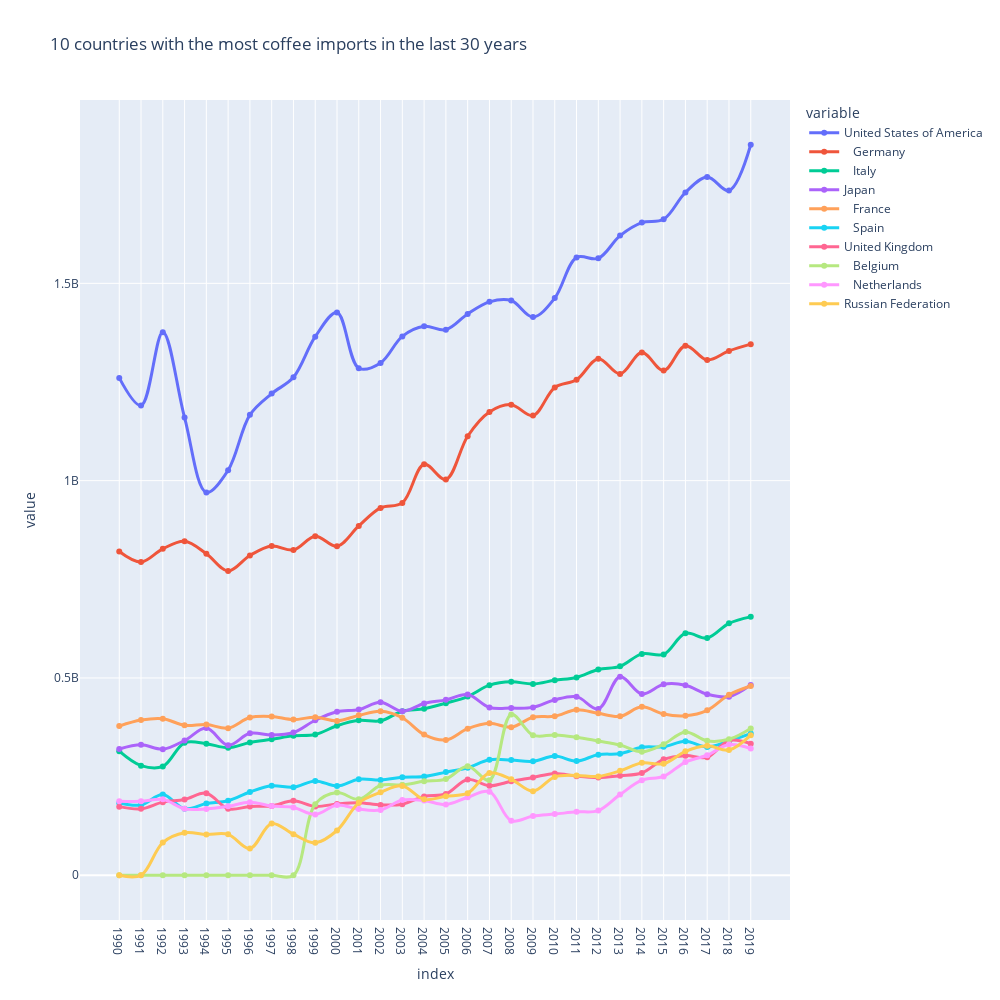

The notebook cell this image was saved under:
### Code cell
# function to plot the data
def production_coffee_imports(df, title):
    Años = df.index
    Consumo_Domestico = df.columns.values
    fig = px.line(df, x=Años, y= Consumo_Domestico, title=title, markers=True)
    fig.update_layout(width=1000, height=1000)
    

    fig.update_traces(patch={"line":{"dash":"solid","shape":"spline","width":3}})
    fig.show()


production_coffee_imports(df_year_coffee_import, '10 countries with the most coffee imports in the last 30 years')

### Figure 1 — Plotly figure (JSON) as saved in the notebook; plotly's stock layout.template omitted (floating-point values rounded to 4 significant figures)
{"data": [{"hovertemplate": "variable=United States of America<br>index=%{x}<br>value=%{y}<extra></extra>", "legendgroup": "United States of America", "line": {"color": "#636efa", "dash": "solid", "shape": "spline", "width": 3}, "marker": {"symbol": "circle"}, "mode": "lines+markers", "name": "United States of America", "orientation": "v", "showlegend": true, "type": "scatter", "x": ["1990", "1991", "1992", "1993", "1994", "1995", "1996", "1997", "1998", "1999", "2000", "2001", "2002", "2003", "2004", "2005", "2006", "2007", "2008", "2009", "2010", "2011", "2012", "2013", "2014", "2015", "2016", "2017", "2018", "2019"], "xaxis": "x", "y": [1260420000, 1190400000, 1376340000, 1159740000, 970260000, 1026420000, 1166700000, 1220580000, 1261800000, 1364760000, 1426020000, 1284900000, 1298340000, 1365600000, 1391040000, 1382520000, 1422540000, 1453140000, 1456620000, 1414680000, 1462680000, 1565580000, 1563360000, 1620960000, 1653900000, 1662480000, 1730280000, 1769280000, 1735080000, 1851240000], "yaxis": "y"}, {"hovertemplate": "variable=   Germany<br>index=%{x}<br>value=%{y}<extra></extra>", "legendgroup": "   Germany", "line": {"color": "#EF553B", "dash": "solid", "shape": "spline", "width": 3}, "marker": {"symbol": "circle"}, "mode": "lines+markers", "name": "   Germany", "orientation": "v", "showlegend": true, "type": "scatter", "x": ["1990", "1991", "1992", "1993", "1994", "1995", "1996", "1997", "1998", "1999", "2000", "2001", "2002", "2003", "2004", "2005", "2006", "2007", "2008", "2009", "2010", "2011", "2012", "2013", "2014", "2015", "2016", "2017", "2018", "2019"], "xaxis": "x", "y": [820260000, 793740000, 827340000, 846420000, 814980000, 771120000, 810420000, 834300000, 824400000, 859200000, 833700000, 885180000, 930960000, 943620000, 1041360000, 1002960000, 1112580000, 1173840000, 1192560000, 1164960000, 1236180000, 1255560000, 1308960000, 1270440000, 1324680000, 1278960000, 1342080000, 1305900000, 1328820000, 1345920000], "yaxis": "y"}, {"hovertemplate": "variable=   Italy<br>index=%{x}<br>value=%{y}<extra></extra>", "legendgroup": "   Italy", "line": {"color": "#00cc96", "dash": "solid", "shape": "spline", "width": 3}, "marker": {"symbol": "circle"}, "mode": "lines+markers", "name": "   Italy", "orientation": "v", "showlegend": true, "type": "scatter", "x": ["1990", "1991", "1992", "1993", "1994", "1995", "1996", "1997", "1998", "1999", "2000", "2001", "2002", "2003", "2004", "2005", "2006", "2007", "2008", "2009", "2010", "2011", "2012", "2013", "2014", "2015", "2016", "2017", "2018", "2019"], "xaxis": "x", "y": [314520000, 277800000, 275700000, 335640000, 333240000, 323280000, 336480000, 344580000, 353340000, 356580000, 378900000, 392520000, 391380000, 415740000, 421920000, 436140000, 452880000, 481680000, 490320000, 484680000, 494160000, 501300000, 521460000, 529380000, 561000000, 559680000, 613440000, 601200000, 638340000, 654840000], "yaxis": "y"}, {"hovertemplate": "variable=Japan<br>index=%{x}<br>value=%{y}<extra></extra>", "legendgroup": "Japan", "line": {"color": "#ab63fa", "dash": "solid", "shape": "spline", "width": 3}, "marker": {"symbol": "circle"}, "mode": "lines+markers", "name": "Japan", "orientation": "v", "showlegend": true, "type": "scatter", "x": ["1990", "1991", "1992", "1993", "1994", "1995", "1996", "1997", "1998", "1999", "2000", "2001", "2002", "2003", "2004", "2005", "2006", "2007", "2008", "2009", "2010", "2011", "2012", "2013", "2014", "2015", "2016", "2017", "2018", "2019"], "xaxis": "x", "y": [319800000, 330600000, 319560000, 341460000, 373020000, 329340000, 359640000, 355260000, 361620000, 392820000, 414480000, 419760000, 438420000, 415380000, 435240000, 444480000, 457920000, 425160000, 423600000, 425400000, 444420000, 452640000, 421500000, 502860000, 459420000, 483780000, 481560000, 458820000, 452400000, 482400000], "yaxis": "y"}, {"hovertemplate": "variable=   France<br>index=%{x}<br>value=%{y}<extra></extra>", "legendgroup": "   France", "line": {"color": "#FFA15A", "dash": "solid", "shape": "spline", "width": 3}, "marker": {"symbol": "circle"}, "mode": "lines+markers", "name": "   France", "orientation": "v", "showlegend": true, "type": "scatter", "x": ["1990", "1991", "1992", "1993", "1994", "1995", "1996", "1997", "1998", "1999", "2000", "2001", "2002", "2003", "2004", "2005", "2006", "2007", "2008", "2009", "2010", "2011", "2012", "2013", "2014", "2015", "2016", "2017", "2018", "2019"], "xaxis": "x", "y": [378060000, 393180000, 396720000, 380040000, 382140000, 372840000, 399600000, 402240000, 394560000, 400560000, 391200000, 405180000, 415500000, 399120000, 356400000, 342840000, 371460000, 385200000, 375120000, 400200000, 403020000, 419520000, 410460000, 402780000, 426720000, 408540000, 404280000, 418020000, 457440000, 479580000], "yaxis": "y"}, {"hovertemplate": "variable=   Spain<br>index=%{x}<br>value=%{y}<extra></extra>", "legendgroup": "   Spain", "line": {"color": "#19d3f3", "dash": "solid", "shape": "spline", "width": 3}, "marker": {"symbol": "circle"}, "mode": "lines+markers", "name": "   Spain", "orientation": "v", "showlegend": true, "type": "scatter", "x": ["1990", "1991", "1992", "1993", "1994", "1995", "1996", "1997", "1998", "1999", "2000", "2001", "2002", "2003", "2004", "2005", "2006", "2007", "2008", "2009", "2010", "2011", "2012", "2013", "2014", "2015", "2016", "2017", "2018", "2019"], "xaxis": "x", "y": [183180000, 178200000, 204840000, 168780000, 181680000, 188760000, 210900000, 226620000, 223080000, 239160000, 226080000, 243480000, 241560000, 248160000, 250380000, 261360000, 272280000, 292500000, 291840000, 288660000, 302040000, 289260000, 305640000, 308220000, 324360000, 325740000, 339600000, 324840000, 340380000, 359040000], "yaxis": "y"}, {"hovertemplate": "variable=United Kingdom<br>index=%{x}<br>value=%{y}<extra></extra>", "legendgroup": "United Kingdom", "line": {"color": "#FF6692", "dash": "solid", "shape": "spline", "width": 3}, "marker": {"symbol": "circle"}, "mode": "lines+markers", "name": "United Kingdom", "orientation": "v", "showlegend": true, "type": "scatter", "x": ["1990", "1991", "1992", "1993", "1994", "1995", "1996", "1997", "1998", "1999", "2000", "2001", "2002", "2003", "2004", "2005", "2006", "2007", "2008", "2009", "2010", "2011", "2012", "2013", "2014", "2015", "2016", "2017", "2018", "2019"], "xaxis": "x", "y": [173880000, 168360000, 185280000, 191820000, 207960000, 168420000, 174180000, 175740000, 188520000, 174420000, 180720000, 183720000, 178260000, 180120000, 199740000, 205980000, 242760000, 226860000, 238020000, 247860000, 258120000, 250980000, 247560000, 252360000, 259140000, 293700000, 303120000, 299340000, 341280000, 333240000], "yaxis": "y"}, {"hovertemplate": "variable=   Belgium<br>index=%{x}<br>value=%{y}<extra></extra>", "legendgroup": "   Belgium", "line": {"color": "#B6E880", "dash": "solid", "shape": "spline", "width": 3}, "marker": {"symbol": "circle"}, "mode": "lines+markers", "name": "   Belgium", "orientation": "v", "showlegend": true, "type": "scatter", "x": ["1990", "1991", "1992", "1993", "1994", "1995", "1996", "1997", "1998", "1999", "2000", "2001", "2002", "2003", "2004", "2005", "2006", "2007", "2008", "2009", "2010", "2011", "2012", "2013", "2014", "2015", "2016", "2017", "2018", "2019"], "xaxis": "x", "y": [0, 0, 0, 0, 0, 0, 0, 0, 0, 180180000, 209460000, 192540000, 227520000, 229080000, 238080000, 243780000, 276300000, 240840000, 407520000, 354960000, 355440000, 349680000, 340080000, 330120000, 312720000, 332040000, 363120000, 340620000, 344520000, 371940000], "yaxis": "y"}, {"hovertemplate": "variable=   Netherlands<br>index=%{x}<br>value=%{y}<extra></extra>", "legendgroup": "   Netherlands", "line": {"color": "#FF97FF", "dash": "solid", "shape": "spline", "width": 3}, "marker": {"symbol": "circle"}, "mode": "lines+markers", "name": "   Netherlands", "orientation": "v", "showlegend": true, "type": "scatter", "x": ["1990", "1991", "1992", "1993", "1994", "1995", "1996", "1997", "1998", "1999", "2000", "2001", "2002", "2003", "2004", "2005", "2006", "2007", "2008", "2009", "2010", "2011", "2012", "2013", "2014", "2015", "2016", "2017", "2018", "2019"], "xaxis": "x", "y": [187680000, 187260000, 192300000, 168240000, 168000000, 174600000, 185040000, 175440000, 171720000, 153960000, 177960000, 167640000, 165600000, 190560000, 189540000, 179280000, 197580000, 211860000, 138240000, 150120000, 154980000, 160680000, 163800000, 204420000, 240960000, 250560000, 286860000, 304080000, 331200000, 321240000], "yaxis": "y"}, {"hovertemplate": "variable=Russian Federation<br>index=%{x}<br>value=%{y}<extra></extra>", "legendgroup": "Russian Federation", "line": {"color": "#FECB52", "dash": "solid", "shape": "spline", "width": 3}, "marker": {"symbol": "circle"}, "mode": "lines+markers", "name": "Russian Federation", "orientation": "v", "showlegend": true, "type": "scatter", "x": ["1990", "1991", "1992", "1993", "1994", "1995", "1996", "1997", "1998", "1999", "2000", "2001", "2002", "2003", "2004", "2005", "2006", "2007", "2008", "2009", "2010", "2011", "2012", "2013", "2014", "2015", "2016", "2017", "2018", "2019"], "xaxis": "x", "y": [0, 0, 82920000, 107700000, 103560000, 103680000, 67680000, 131100000, 103920000, 82080000, 113400000, 183420000, 210240000, 226320000, 192300000, 200160000, 207900000, 259080000, 243180000, 213180000, 249300000, 253080000, 250500000, 264600000, 284820000, 282600000, 313980000, 328080000, 317280000, 355020000], "yaxis": "y"}], "layout": {"height": 1000, "legend": {"title": {"text": "variable"}, "tracegroupgap": 0}, "title": {"text": "10 countries with the most coffee imports in the last 30 years"}, "width": 1000, "xaxis": {"anchor": "y", "domain": [0, 1], "title": {"text": "index"}}, "yaxis": {"anchor": "x", "domain": [0, 1], "title": {"text": "value"}}}}
